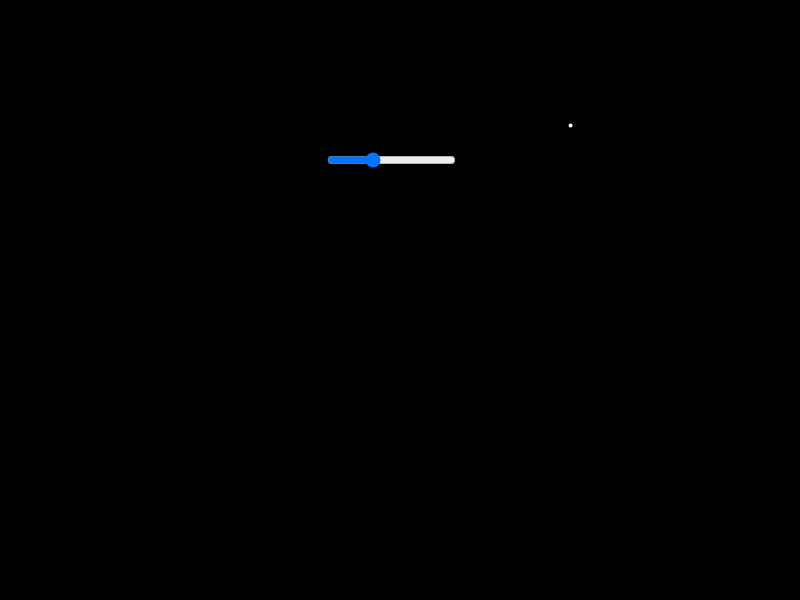
Frame 1 (no input)
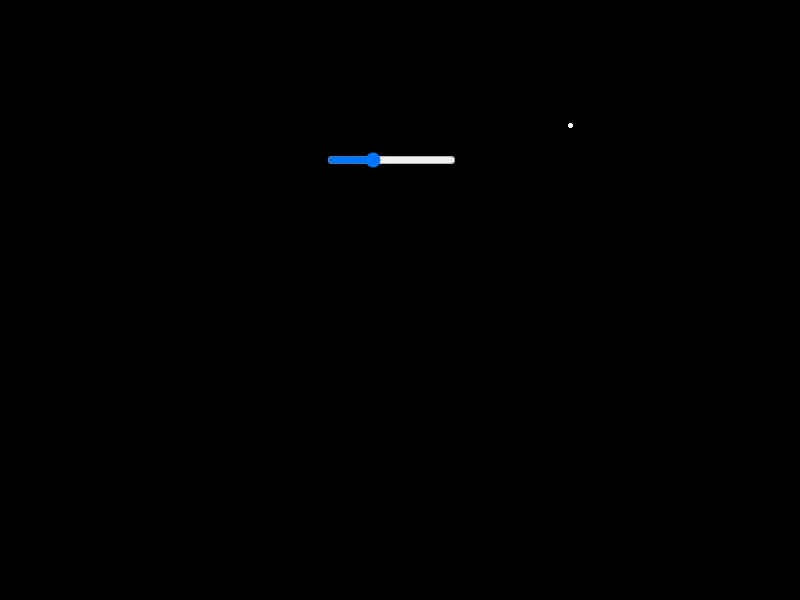
Frame 60 (no input)
Frame 120 (the mouse pressed at the canvas centre since frame 60): identical to frame 60, image omitted

The p5.js sketch that drew these frames (run headless with seeded random() and noise() and a simulated clock; from frame 60 on, the mouse is pressed at the canvas centre):

// p5.js sketch
// ── sketch.js

var bool = true;
var preX;
var preY;

function dorandom(){
	if(bool) return;
	randX = floor(   map(  floor( noise(turtle.pos.x/100,turtle.pos.y/100,frameCount/100)*2 ),0,1,-1,1  )  );
	randY = floor(   map(  floor( noise(turtle.pos.x/100,turtle.pos.y/100,frameCount/100)*2 ),0,1,-1,1  )  );
	randr = random(0,2);
	turtle.move(randX,randY);
	turtle.stop(floor(randr));
}
var turtle;
var mem;
var memsl;
function setup() {
	createCanvas(800,600);

	mem = 10;
	background(0);
	memsl = createSlider(0,30,10);
	memsl.position(325,150);
	mem = memsl.value();
	turtle = new Turtle();
	preX = turtle.pos.x;
	preY = turtle.pos.y;
}
function draw() {
	mem = memsl.value();

	// background(0);
	turtle.show();
	turtle.update();
	dorandom();
	if(frameCount%6==0){
		background(0,mem);
	}

}
function keyPressed(){

	if(key === ' '){
		bool = !bool;
	}
	if(keyCode ===LEFT_ARROW){
		console.log("left");
		turtle.move(-1,0);
	}
	if(keyCode ===RIGHT_ARROW){
		console.log("right");
		turtle.move(1,0);
	}
	if(keyCode ===UP_ARROW){
		console.log("up");
		turtle.move(0,-1);
	}
	if(keyCode ===DOWN_ARROW){
		console.log("down");
		turtle.move(0,1);
	}
}
function keyReleased(){

	if(keyCode ===LEFT_ARROW || keyCode === RIGHT_ARROW){
		console.log("side stop");
		turtle.stop(0);
	}
	if(keyCode ===DOWN_ARROW || keyCode === UP_ARROW){
		console.log("up down stop");
		turtle.stop(1);
	}
}

// ── Turtle.js
function Turtle(x,y){
this.pos = createVector();
this.r = 2;
this.pos.x = x || random(this.r,width-this.r);
this.pos.y = y || random(this.r,height-this.r);
this.vel = createVector(0,0);
this.show = function(){
	fill(255);
	noStroke();
	ellipse(this.pos.x,this.pos.y,this.r*2,this.r*2);
};
this.update = function(){

	this.pos.add(this.vel);
	if(this.outOfBounds()){

		var newX = (this.pos.x + width) % width;
		var newY = (this.pos.y + height) % height;

		this.pos.x = (newX);
		this.pos.y = (newY);
	}

};
this.stop = function(k){
	if(k===0){
		this.vel.set(0,this.vel.y);
	}
	if(k===1){
		this.vel.set(this.vel.x,0);
	}
};

this.move = function(x,y){
	this.vel.add(createVector(x*10,10*y));
};
this.outOfBounds = function(){
	var xcor = this.pos.x;
	var ycor = this.pos.y;
	return ( xcor > width || xcor < 0 || ycor > height || ycor < 0);
};
}
